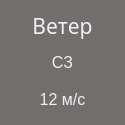
    <widget class="QFrame" name="weather_0_wind">
     <property name="geometry">
      <rect>
       <x>550</x>
       <y>140</y>
       <width>125</width>
       <height>125</height>
      </rect>
     </property>
     <property name="styleSheet">
      <string notr="true">background: #726E6E;
border-radius: 10px;</string>
     </property>
     <property name="frameShape">
      <enum>QFrame::StyledPanel</enum>
     </property>
     <property name="frameShadow">
      <enum>QFrame::Raised</enum>
     </property>
     <layout class="QGridLayout" name="gridLayout_6">
      <item row="0" column="0">
       <layout class="QGridLayout" name="weather_0_wind_layout">
        <property name="leftMargin">
         <number>0</number>
        </property>
        <property name="topMargin">
         <number>0</number>
        </property>
        <property name="rightMargin">
         <number>0</number>
        </property>
        <property name="bottomMargin">
         <number>0</number>
        </property>
        <item row="0" column="0">
         <widget class="QLabel" name="weather_0_wind_title">
          <property name="font">
           <font>
            <family>Yu Gothic UI Semibold</family>
            <pointsize>16</pointsize>
           </font>
          </property>
          <property name="styleSheet">
           <string notr="true">color: rgba(255, 255, 255, 0.9);</string>
          </property>
          <property name="text">
           <string>Ветер</string>
          </property>
          <property name="alignment">
           <set>Qt::AlignCenter</set>
          </property>
         </widget>
        </item>
        <item row="1" column="0">
         <widget class="QLabel" name="weather_0_wind_deg">
          <property name="font">
           <font>
            <family>Yu Gothic UI</family>
            <pointsize>12</pointsize>
           </font>
          </property>
          <property name="styleSheet">
           <string notr="true">color: rgba(255, 255, 255, 0.9);</string>
          </property>
          <property name="text">
           <string>СЗ</string>
          </property>
          <property name="alignment">
           <set>Qt::AlignCenter</set>
          </property>
         </widget>
        </item>
        <item row="2" column="0">
         <widget class="QLabel" name="weather_0_wind_speed">
          <property name="font">
           <font>
            <family>Yu Gothic UI</family>
            <pointsize>12</pointsize>
           </font>
          </property>
          <property name="styleSheet">
           <string notr="true">color: rgba(255, 255, 255, 0.9);</string>
          </property>
          <property name="text">
           <string>12 м/с</string>
          </property>
          <property name="alignment">
           <set>Qt::AlignCenter</set>
          </property>
         </widget>
        </item>
       </layout>
      </item>
     </layout>
    </widget>
